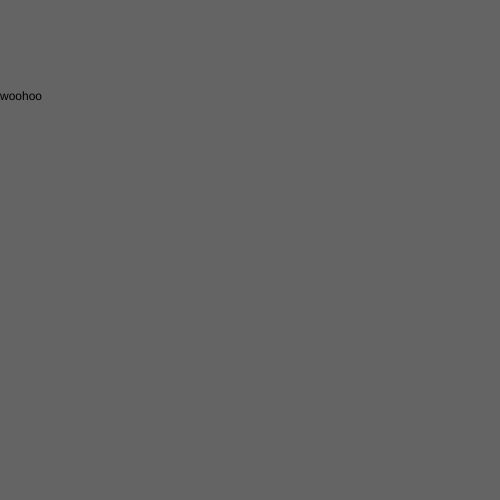
Frame 1 (no input)
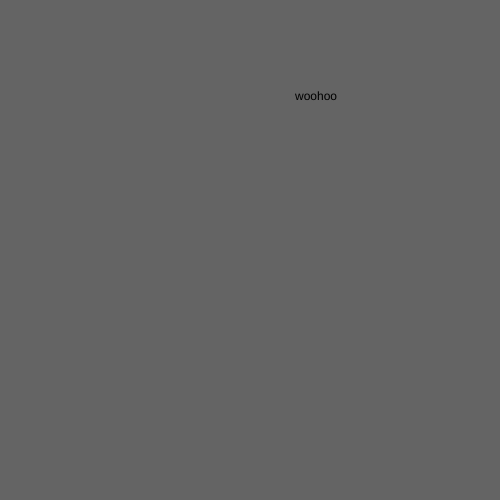
Frame 60 (no input)
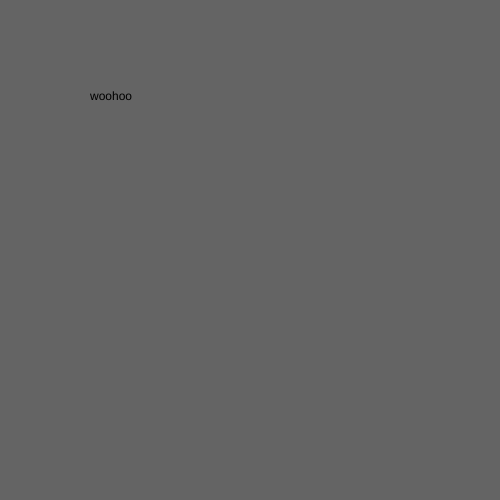
Frame 120 (the mouse pressed at the canvas centre since frame 60)

The p5.js sketch that drew these frames (run headless with seeded random() and noise() and a simulated clock; from frame 60 on, the mouse is pressed at the canvas centre):

// p5.js sketch
// ── sketch.js
let x = 0 ; 

function setup() {
  createCanvas(500, 500);
}

function draw() {
  background(100) ;
  text("woohoo", x, 100) ;
  x += 5 ;
  if (x > width) {
    x = 0 ; 
  }

}
